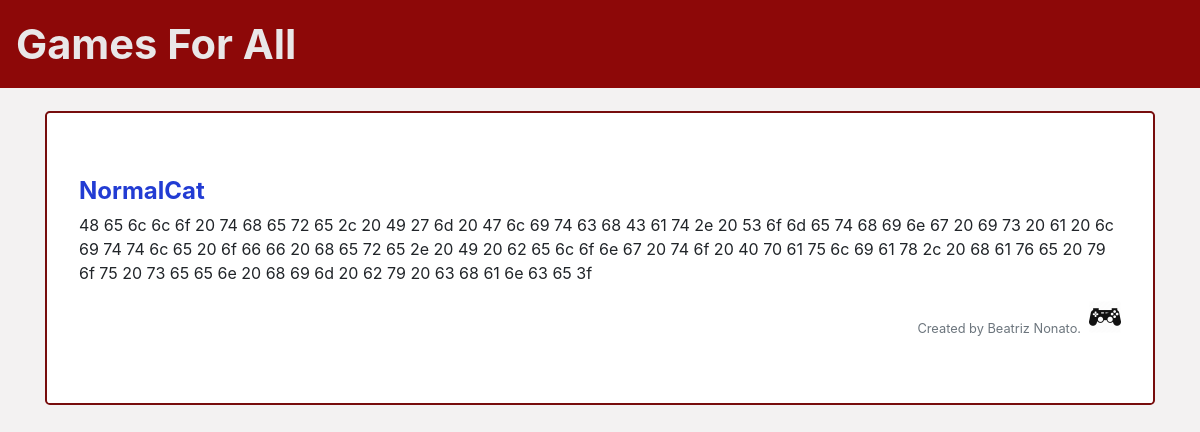
/catalog/Exclusive Cats/NormalCat/, run on the app's committed database.
### db_setup.py (models this page shows, shortened)
class Item(Base):
    __tablename__ = 'item'
    name = Column(String(80), nullable=False)
    id = Column(Integer, primary_key=True)
    description = Column(String(250))
    category_name = Column(Integer, ForeignKey('category.id'))
    category = relationship(Category)
    user_id = Column(Integer, ForeignKey('user.id'))
    user = relationship(User)
    picture = Column(String(250))

class User(Base):
    __tablename__ = 'user'
    id = Column(Integer, primary_key=True)
    name = Column(String(250), nullable=False)
    email = Column(String(250), nullable=False)
    picture = Column(String(250))

### project.py (the view)
@app.route('/catalog/<string:category_name>/<string:item_name>/')
def showItem(category_name, item_name):
    category = session.query(Category).filter_by(name=category_name).first()
    item = session.query(Item).filter_by(name=item_name,
                                         category=category).first()
    if item:
        creator = getUserInfo(item.user_id)
        return render_template('item.html', item=item, creator=creator)
    return render_template('item.html', item=item)

### project.py (called while the page is built)
def getUserInfo(user_id):
    user = session.query(User).filter_by(id=user_id).first()
    return user

### templates/item.html (shortened to what this page needs)
{% include 'top.html' %}
         <main role="main" class="container">
            <div class="jumbotron">
                <div class="row">
                    <div class="col">
                        <h1 class="subtitle">{{item.name}}</h1>
                        <p>{{item.description}}</p>
                    </div>
                </div>
                <div class="d-flex justify-content-end align-items-baseline">
                    <small class="text-muted">Created by {{creator.name}}.</small>
                    <img src="{{creator.picture}}" class="thumbnail">
                </div>
            </div>
        </main>
    </body>
</html>

### static/main.css (style rules this page uses)
body { background-color: rgb(243, 242, 242); }
h1 { font-weight: bold; font-size: 1.5em; }
.jumbotron { margin-top: 2%; background-color: #ffffff; border: 2px solid #770d0d; }
.thumbnail { height: 2em; width: 2em; margin-left: .5em; }
.subtitle { color: #223cd3; }

### data on the page
Item: name "NormalCat", description "48 65 6c 6c 6f 20 74 68 65 72 65 2c 20 49 27 6d 20 47 6c 69 74 63 68 43 61 74 2e 20 53 6f 6d 65 74 68 69 6e 67 20 69 73 20 61 20 6c 69 74 74 6c 65 20 6f 66 66 20 68 65 72 65 2e 20 49 20 62 65 6c 6f 6e 67 20 74 6f 20 40 70 61 75 6c 69 61 78 2c 20 68 61 76 65 20 79 6f 75 20 73 65 65 6e 20 68 69 6d 20 62 79 20 63 68 61 6e 63 65 3f"
User: name "Beatriz Nonato", picture (picture)
